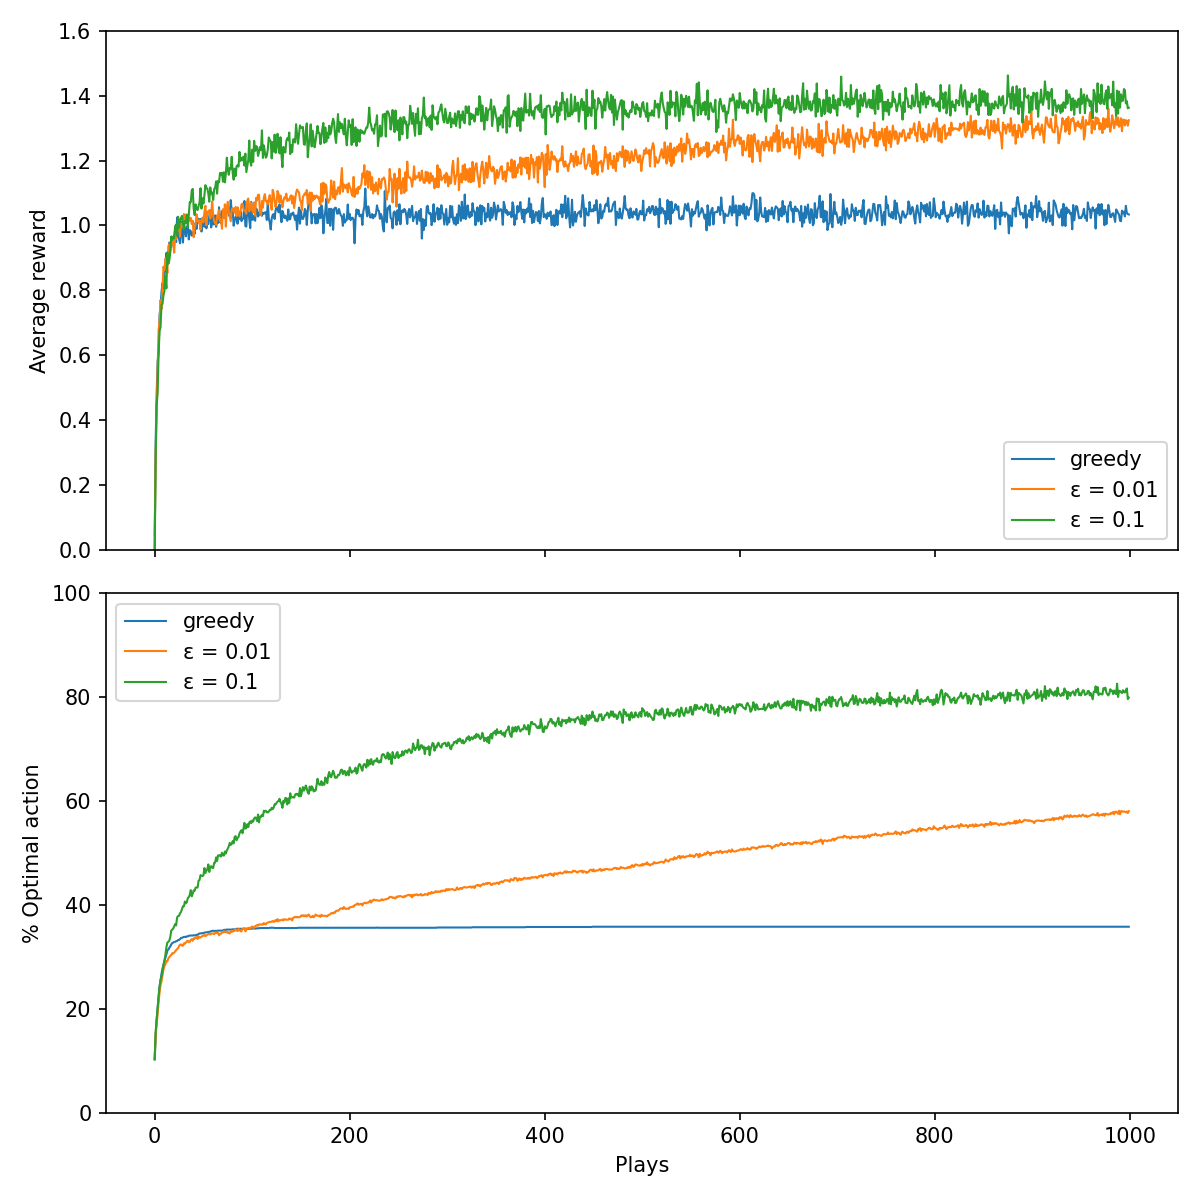

This chart was generated by the following Python code:
"""
10-Armed Testbed — Sutton & Barto, Figure 2.1

Reproduces the greedy vs epsilon-greedy comparison from Chapter 2.
- 2000 bandit tasks, each with 10 arms
- True action values Q*(a) ~ N(0, 1)
- Rewards ~ N(Q*(a), 1)
- 1000 plays per task
"""

import numpy as np
import matplotlib.pyplot as plt
from pathlib import Path


# ── Testbed ──────────────────────────────────────────────────

def create_testbed(n_tasks, n_arms, rng):
    """Generate true action values for all bandit tasks.

    Returns:
        q_star: (n_tasks, n_arms) — true value of each arm
        optimal_actions: (n_tasks,) — index of best arm per task
    """
    q_star = rng.standard_normal((n_tasks, n_arms))
    optimal_actions = q_star.argmax(axis=1)
    return q_star, optimal_actions


# ── Agent ────────────────────────────────────────────────────

def select_actions(Q, epsilon, rng):
    """Epsilon-greedy action selection across all tasks.

    Args:
        Q: (n_tasks, n_arms) — current value estimates
        epsilon: exploration rate (0 = pure greedy)
        rng: numpy random generator

    Returns:
        actions: (n_tasks,) — selected action per task
    """
    n_tasks, n_arms = Q.shape
    greedy_actions = Q.argmax(axis=1)

    if epsilon == 0:
        return greedy_actions

    explore_mask = rng.random(n_tasks) < epsilon
    random_actions = rng.integers(0, n_arms, size=n_tasks)
    return np.where(explore_mask, random_actions, greedy_actions)


def sample_rewards(q_star, actions, rng):
    """Draw a reward for each task given the chosen action.

    Reward = Q*(action) + noise, where noise ~ N(0, 1).
    """
    task_idx = np.arange(len(actions))
    return q_star[task_idx, actions] + rng.standard_normal(len(actions))


def update_estimates(Q, N_counts, actions, rewards):
    """Incremental sample-average update: Q += (r - Q) / n."""
    task_idx = np.arange(len(actions))
    N_counts[task_idx, actions] += 1
    n = N_counts[task_idx, actions]
    Q[task_idx, actions] += (rewards - Q[task_idx, actions]) / n


# ── Simulation ───────────────────────────────────────────────

def run_experiment(q_star, optimal_actions, epsilon, n_plays, rng):
    """Run one epsilon-greedy experiment over the full testbed.

    Returns:
        avg_rewards: (n_plays,) — mean reward per timestep
        optimal_pct: (n_plays,) — % of tasks picking the best arm
    """
    n_tasks, n_arms = q_star.shape
    Q = np.zeros((n_tasks, n_arms))
    N_counts = np.zeros((n_tasks, n_arms), dtype=int)

    avg_rewards = np.zeros(n_plays)
    optimal_pct = np.zeros(n_plays)

    for t in range(n_plays):
        actions = select_actions(Q, epsilon, rng)
        rewards = sample_rewards(q_star, actions, rng)
        update_estimates(Q, N_counts, actions, rewards)

        avg_rewards[t] = rewards.mean()
        optimal_pct[t] = (actions == optimal_actions).mean() * 100

    return avg_rewards, optimal_pct


# ── Plotting ─────────────────────────────────────────────────

def plot_results(results, save_path=None):
    """Two-panel plot matching Figure 2.1: avg reward and % optimal."""
    fig, (ax1, ax2) = plt.subplots(2, 1, figsize=(8, 8), sharex=True)

    for label, (avg_r, opt_pct) in results.items():
        ax1.plot(avg_r, label=label, linewidth=1)
        ax2.plot(opt_pct, label=label, linewidth=1)

    ax1.set_ylabel("Average reward")
    ax1.set_ylim(0, 1.6)
    ax1.legend()

    ax2.set_ylabel("% Optimal action")
    ax2.set_xlabel("Plays")
    ax2.set_ylim(0, 100)
    ax2.legend()

    plt.tight_layout()
    if save_path:
        plt.savefig(save_path, dpi=150)
        print(f"Saved to {save_path}")
    plt.show()


# ── Main ─────────────────────────────────────────────────────

def main():
    N_ARMS = 10
    N_TASKS = 2000
    N_PLAYS = 1000
    EPSILONS = [0, 0.01, 0.1]

    rng = np.random.default_rng(42)
    q_star, optimal_actions = create_testbed(N_TASKS, N_ARMS, rng)

    results = {}
    for eps in EPSILONS:
        label = "greedy" if eps == 0 else f"ε = {eps}"
        avg_rewards, optimal_pct = run_experiment(
            q_star, optimal_actions, eps, N_PLAYS, rng
        )
        results[label] = (avg_rewards, optimal_pct)
        print(f"Done: {label}")

    save_path = Path(__file__).parent / "figure_2_1_10armed_testbed.png"
    plot_results(results, save_path)


if __name__ == "__main__":
    main()
